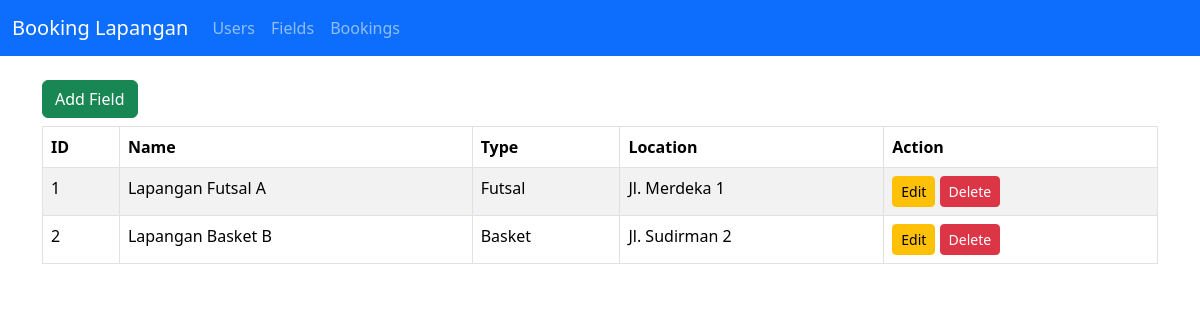
The page /index.php?page=fields on the database its author committed.
### tables this page shows
CREATE TABLE IF NOT EXISTS fields (
    id INT AUTO_INCREMENT PRIMARY KEY,
    name VARCHAR(100) NOT NULL,
    type VARCHAR(50) NOT NULL,
    location VARCHAR(100) NOT NULL
);

### class/Field.php (called while the page is built, shortened)
<?php
require_once __DIR__ . '/../config/db.php';
class Field {
    private $conn;
    public function __construct() {
        $database = new Database();
        $this->conn = $database->getConnection();
    }
    public function getAll() {
        $stmt = $this->conn->prepare('SELECT * FROM fields');
        $stmt->execute();
        return $stmt->fetchAll(PDO::FETCH_ASSOC);
    }
}
?>

### config/db.php (called while the page is built, shortened)
<?php
class Database {
    private $host = 'localhost';
    private $db_name = 'booking_lapangan';
    private $username = 'root';
    private $password = '';
    public function getConnection() {
        $this->conn = null;
        try {
            $this->conn = new PDO("mysql:host=" . $this->host . ";dbname=" . $this->db_name, $this->username, $this->password);
            $this->conn->setAttribute(PDO::ATTR_ERRMODE, PDO::ERRMODE_EXCEPTION);
        } catch(PDOException $exception) {
            echo "Connection error: " . $exception->getMessage();
        }
        return $this->conn;
    }
}
?>

### view/field_table.php (the view)
<?php
function renderFieldTable($fields) {
    echo '<a href="index.php?page=add_field" class="btn btn-success mb-2">Add Field</a>';
    echo '<table class="table table-bordered table-striped"><thead><tr><th>ID</th><th>Name</th><th>Type</th><th>Location</th><th>Action</th></tr></thead><tbody>';
    foreach ($fields as $f) {
        echo '<tr><td>'.$f['id'].'</td><td>'.$f['name'].'</td><td>'.$f['type'].'</td><td>'.$f['location'].'</td>';
        echo '<td><a href="index.php?page=edit_field&id='.$f['id'].'" class="btn btn-warning btn-sm">Edit</a> ';
        echo '<a href="index.php?page=delete_field&id='.$f['id'].'" class="btn btn-danger btn-sm" onclick="return confirm(\'Delete field?\')">Delete</a></td></tr>';
    }
    echo '</tbody></table>';
}
?>

### rows shown on the page
fields: id "1", name "Lapangan Futsal A", type "Futsal", location "Jl. Merdeka 1"
fields: id "2", name "Lapangan Basket B", type "Basket", location "Jl. Sudirman 2"
